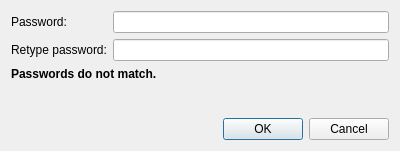
<ui version="4.0" >
 <class>PasswordDialog</class>
 <widget class="QDialog" name="PasswordDialog" >
  <property name="geometry" >
   <rect>
    <x>0</x>
    <y>0</y>
    <width>400</width>
    <height>151</height>
   </rect>
  </property>
  <property name="windowTitle" >
   <string>Dialog</string>
  </property>
  <layout class="QGridLayout" name="gridLayout" >
   <item row="0" column="0" >
    <layout class="QVBoxLayout" name="verticalLayout_2" >
     <item>
      <widget class="QLabel" name="label" >
       <property name="text" >
        <string>Password:</string>
       </property>
      </widget>
     </item>
     <item>
      <widget class="QLabel" name="label_2" >
       <property name="text" >
        <string>Retype password:</string>
       </property>
      </widget>
     </item>
    </layout>
   </item>
   <item row="0" column="1" >
    <layout class="QVBoxLayout" name="verticalLayout" >
     <item>
      <widget class="QLineEdit" name="password1" >
       <property name="echoMode" >
        <enum>QLineEdit::Password</enum>
       </property>
      </widget>
     </item>
     <item>
      <widget class="QLineEdit" name="password2" >
       <property name="echoMode" >
        <enum>QLineEdit::Password</enum>
       </property>
      </widget>
     </item>
    </layout>
   </item>
   <item row="3" column="0" colspan="2" >
    <widget class="QDialogButtonBox" name="buttonBox" >
     <property name="orientation" >
      <enum>Qt::Horizontal</enum>
     </property>
     <property name="standardButtons" >
      <set>QDialogButtonBox::Cancel|QDialogButtonBox::Ok</set>
     </property>
    </widget>
   </item>
   <item row="1" column="0" colspan="2" >
    <widget class="QLabel" name="equalLabel" >
     <property name="font" >
      <font>
       <weight>75</weight>
       <bold>true</bold>
      </font>
     </property>
     <property name="text" >
      <string>Passwords do not match.</string>
     </property>
     <property name="textFormat" >
      <enum>Qt::AutoText</enum>
     </property>
    </widget>
   </item>
   <item row="2" column="0" >
    <spacer name="verticalSpacer" >
     <property name="orientation" >
      <enum>Qt::Vertical</enum>
     </property>
     <property name="sizeHint" stdset="0" >
      <size>
       <width>20</width>
       <height>23</height>
      </size>
     </property>
    </spacer>
   </item>
  </layout>
  <zorder>buttonBox</zorder>
  <zorder>equalLabel</zorder>
  <zorder>verticalSpacer</zorder>
 </widget>
 <resources/>
 <connections>
  <connection>
   <sender>buttonBox</sender>
   <signal>accepted()</signal>
   <receiver>PasswordDialog</receiver>
   <slot>accept()</slot>
   <hints>
    <hint type="sourcelabel" >
     <x>248</x>
     <y>254</y>
    </hint>
    <hint type="destinationlabel" >
     <x>157</x>
     <y>274</y>
    </hint>
   </hints>
  </connection>
  <connection>
   <sender>buttonBox</sender>
   <signal>rejected()</signal>
   <receiver>PasswordDialog</receiver>
   <slot>reject()</slot>
   <hints>
    <hint type="sourcelabel" >
     <x>316</x>
     <y>260</y>
    </hint>
    <hint type="destinationlabel" >
     <x>286</x>
     <y>274</y>
    </hint>
   </hints>
  </connection>
 </connections>
</ui>
